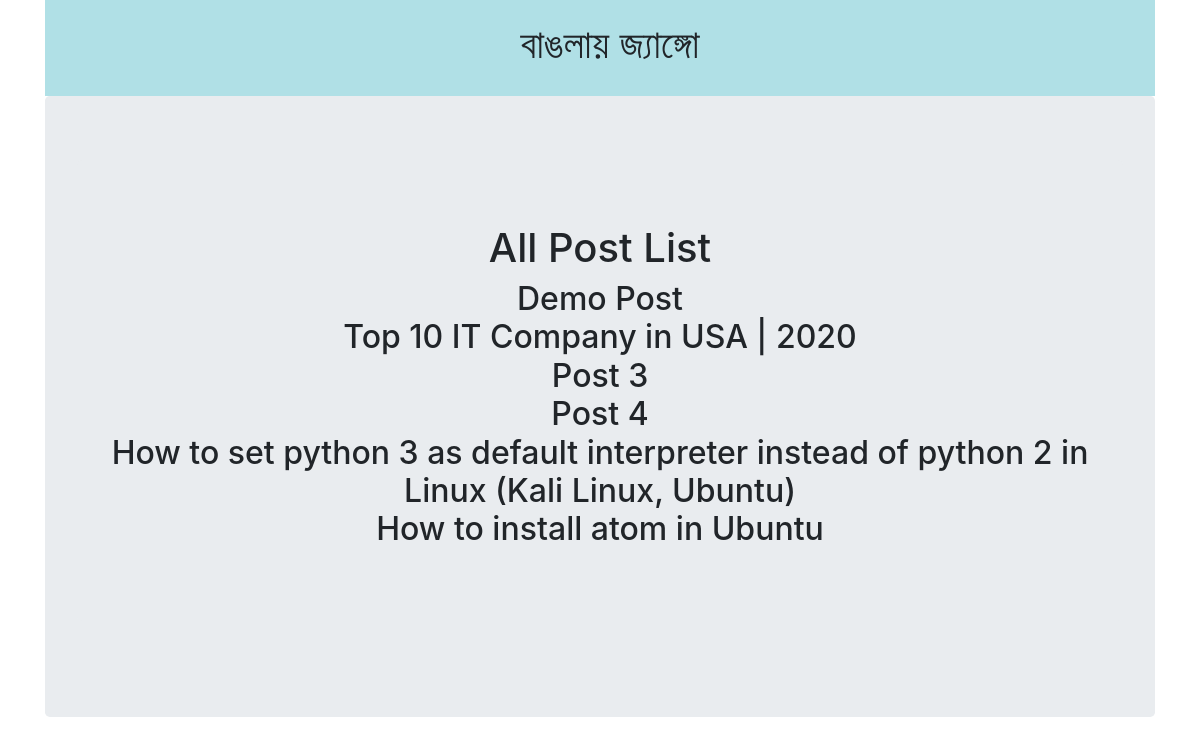
Page /blog/home/ on the committed database.
### blog_post/models.py (models this page shows)
class Post(models.Model):
    title = models.CharField(max_length=100)
    description = models.TextField()
    def __str__(self):
        return self.title

### blog_post/views.py (the view)
# urls.py: path('home/', views.home, name='home'),
def home(request):
    all_post = Post.objects.all()
    return render(request, 'index.html', {'all_post_list': all_post})

### templates/index.html
{% extends 'base.html' %}
{% block content %}
    <div class="text-center container jumbotron">
        <h1>All Post List</h1>
        <h2>
            {% for post in all_post_list %}
            {{post}}<br>
        {% endfor %}
        </h2>
    </div>
{% endblock %}

### rows in the picture
Post: title "Demo Post"
Post: title "Top 10 IT Company in USA | 2020"
Post: title "Post 3"
Post: title "Post 4"
Post: title "How to set python 3 as default interpreter instead of python 2 in Linux (Kali Linux, Ubuntu)"
Post: title "How to install atom in Ubuntu"
